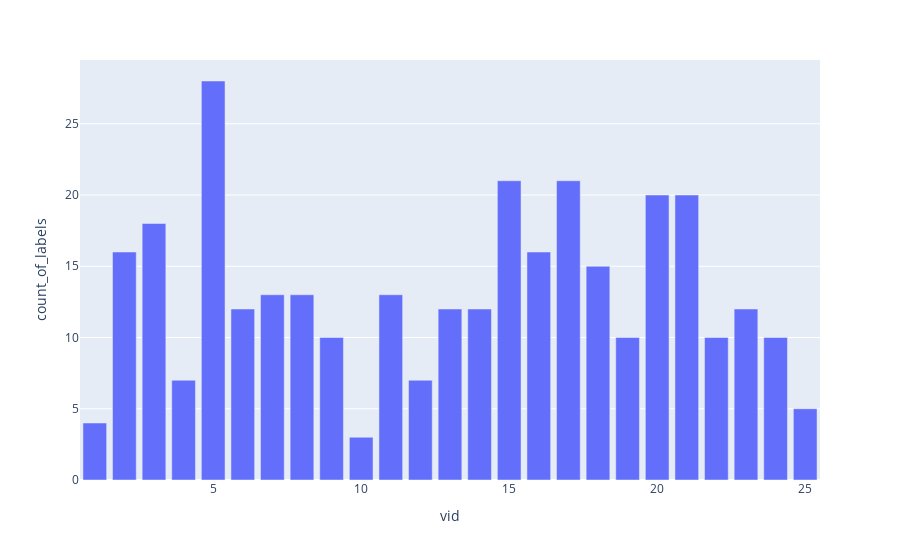

Source (notebook cell):
### Code cell
import plotly.express as px
fig = px.bar(df_j3v3, x='vid', y='count_of_labels')
fig.show()

### Figure 1 — Plotly figure (JSON) as saved in the notebook; plotly's stock layout.template omitted (floating-point values rounded to 4 significant figures)
{"data": [{"alignmentgroup": "True", "hovertemplate": "vid=%{x}<br>count_of_labels=%{y}<extra></extra>", "legendgroup": "", "marker": {"color": "#636efa", "pattern": {"shape": ""}}, "name": "", "offsetgroup": "", "orientation": "v", "showlegend": false, "textposition": "auto", "type": "bar", "x": [1, 2, 3, 4, 5, 6, 7, 8, 9, 10, 11, 12, 13, 14, 15, 16, 17, 18, 19, 20, 21, 22, 23, 24, 25], "xaxis": "x", "y": [4, 16, 18, 7, 28, 12, 13, 13, 10, 3, 13, 7, 12, 12, 21, 16, 21, 15, 10, 20, 20, 10, 12, 10, 5], "yaxis": "y"}], "layout": {"barmode": "relative", "legend": {"tracegroupgap": 0}, "margin": {"t": 60}, "xaxis": {"anchor": "y", "domain": [0, 1], "title": {"text": "vid"}}, "yaxis": {"anchor": "x", "domain": [0, 1], "title": {"text": "count_of_labels"}}}}
